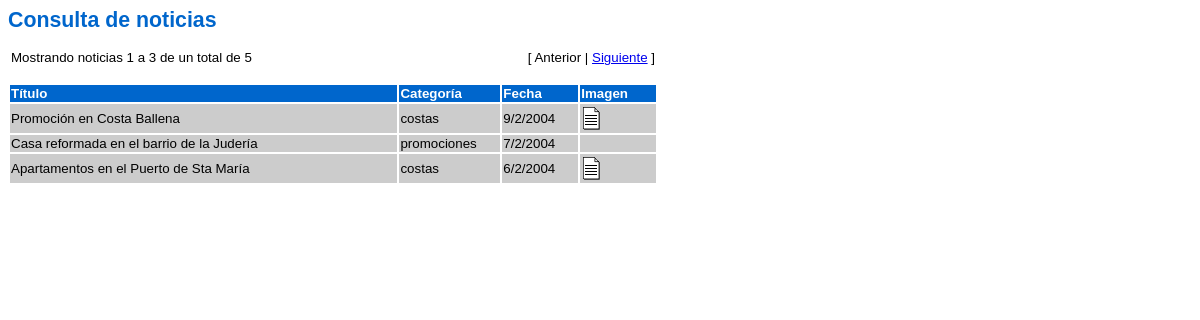
Screenshot of /db/consulta_noticias2.php with the database file from the repository.
### tables this page shows
CREATE TABLE noticias (
  id smallint(5) unsigned NOT NULL auto_increment,
  titulo varchar(100) NOT NULL default '',
  texto text NOT NULL,
  categoria enum('promociones','ofertas','costas') NOT NULL default 'promociones',
  fecha date NOT NULL default '0000-00-00',
  imagen varchar(100) default NULL,
  PRIMARY KEY  (id)
) TYPE=MyISAM COMMENT='Noticias de la inmobiliaria Lindavista';

### db/lib/fecha.php (called while the page is built, shortened)
<?PHP
function date2string ($date)
{
   $string = date ("j/n/Y", strtotime($date));
   return ($string);
}
?>

### db/consulta_noticias2.php (the view, shortened to what this page needs)
<HTML>
<HEAD>
   <LINK REL="stylesheet" TYPE="text/css" HREF="estilo.css">
<?PHP
   include ("lib/fecha.php");
?>
</HEAD>
<BODY>
<H1>Consulta de noticias</H1>
<?PHP
      $conexion = mysql_connect ("localhost", "root", "admin")
         or die ("No se puede conectar con el servidor");
      $num = 3;
      if (!isset($comienzo)) $comienzo = 0;
      $instruccion = "select * from noticias";
      $consulta = mysql_query ($instruccion, $conexion)
         or die ("Fallo en la consulta");
      $nfilas = mysql_num_rows ($consulta);
      if ($nfilas > 0)
      {
         print ("<TABLE WIDTH='650'>\n");
         print ("<TR><TD CLASS='blanco' ALIGN='LEFT'>");
         print ("Mostrando noticias " . ($comienzo + 1) . " a ");
         if (($comienzo + $num) < $nfilas)
            print ($comienzo + $num);
         else
            print ($nfilas);
         print (" de un total de $nfilas\n");
         print ("</TD>\n");
         print ("<TD CLASS='blanco' ALIGN='RIGHT'>");
         if ($nfilas > $num)
         {
            if ($comienzo > 0)
               print ("[ <A HREF='$PHP_SELF?comienzo=" . ($comienzo - $num) . "'>Anterior</A> | ");
            else
               print ("[ Anterior | ");
            if ($nfilas > ($comienzo + $num))
               print ("<A HREF='$PHP_SELF?comienzo=" . ($comienzo + $num) . "'>Siguiente</A> ]\n");
            else
               print ("Siguiente ]\n");
         }
         print ("</TD></TR>\n");
         print ("</TABLE><BR>\n");
      }
      $instruccion = "select * from noticias order by fecha desc limit $comienzo, $num";
      $consulta = mysql_query ($instruccion, $conexion)
         or die ("Fallo en la consulta");
      $nfilas = mysql_num_rows ($consulta);
      if ($nfilas > 0)
      {
         print ("<TABLE WIDTH='650'>\n");
         print ("<TR>\n");
         print ("<TH WIDTH='400'>Título</TH>\n");
         print ("<TH WIDTH='100'>Categoría</TH>\n");
         print ("<TH WIDTH='75'>Fecha</TH>\n");
         print ("<TH WIDTH='75'>Imagen</TH>\n");
         print ("</TR>\n");
         for ($i=0; $i<$nfilas; $i++)
         {
            $resultado = mysql_fetch_array ($consulta);
            print ("<TR>\n");
            print ("<TD>" . $resultado['titulo'] . "</TD>\n");
            print ("<TD>" . $resultado['categoria'] . "</TD>\n");
            print ("<TD>" . date2string($resultado['fecha']) . "</TD>\n");
            if ($resultado['imagen'] != "")
               print ("<TD><A TARGET='_blank' HREF='img/" . $resultado['imagen'] .
                      "'><IMG BORDER='0' SRC='img/ico-fichero.gif'></A></TD>\n");
            else
               print ("<TD>&nbsp;</TD>\n");
            print ("</TR>\n");
         }
         print ("</TABLE>\n");
      }
      else
         print ("No hay noticias disponibles");
?>
</BODY>
</HTML>

### db/estilo.css (style rules this page uses)
BODY { font-family: verdana,arial; font-size: 10pt }
H1 { font-family: verdana,arial; font-size: 16pt; font-weight: bold; color: #0066CC }
TH { font-family: verdana,arial; font-size: 10pt; font-weight: bold; color: white; background: #0066CC; text-align: left }
TD { font-family: verdana,arial; font-size: 10pt; background: #CCCCCC }
TD.blanco { font-family: verdana,arial; font-size: 10pt; background: #FFFFFF }

### rows the page displays
noticias: titulo "Promoción en Costa Ballena", categoria "costas", fecha "9/2/2004"
noticias: titulo "Casa reformada en el barrio de la Judería", categoria "promociones", fecha "7/2/2004"
noticias: titulo "Apartamentos en el Puerto de Sta María", categoria "costas", fecha "6/2/2004"

### other values shown
$comienzo + 1 "1"
$comienzo + $num "3"
$nfilas "5"
